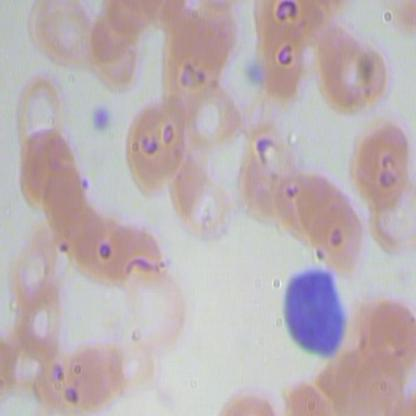
#> input picture Mini1_e1/data_mp1/BCCD/test/BloodImage_00038_jpg.rf.03231bab33fddc4fabbb488a9d458343.jpg, 416 x 416 px, given in place of 31.jpeg, which was not available
$ jupyter execute --allow-errors 'Entrega 2.ipynb'   (text cells are left out)
#> lines starting #> are read from the running program, lines starting #| are printed output that depends on the picture; pictures that were not available may be replaced by others from this repository, and a replacement may not be noted
### MP3/utils.py
import matplotlib.pyplot as plt
import numpy as np
import scipy.ndimage.morphology as morf
from skimage.color import rgb2gray,rgba2rgb,gray2rgb
from skimage.morphology import ball
from skimage.segmentation import watershed
import cv2

# [66 lines left out: function imposed_minima, not called in this run]

def converter(input_notebook_file):
    """This function automates the process of converting Jupyter Notebook files (.ipynb) to plain text files (.txt)
    by extracting only the code portions.

    Args:
        input_notebook_file (str, optional): A str with the name of the Jupyter Notebook file
        (including the file extension .ipynb) that you want to convert to plain text.
    """

    import nbformat as nbf
    import os
    import traceback

    if '.ipynb' not in input_notebook_file:
            input_notebook_file = input_notebook_file + '.ipynb'

    output_text_file = input_notebook_file.split('.')[0] + '.txt'

    try:
        ntbk = nbf.read(input_notebook_file, nbf.NO_CONVERT)
        new_ntbk = ntbk
        new_ntbk.cells = [cell for cell in ntbk.cells if cell.cell_type != "markdown"]
        nbf.write(new_ntbk, output_text_file, version=nbf.NO_CONVERT)
        lines = [cell['source'] + '\n\n\n' for cell in new_ntbk['cells']]
        with open(os.path.join('.', output_text_file), 'w', encoding='utf-8') as file:
            file.writelines(lines)
    except:
        traceback.print_exc()

# [51 lines left out: function converter_2, not called in this run]

### MP3/Entrega 2.ipynb
[cell 1]
class NN_classifier:
    # [44 lines left out: functions __init__, fit, predict, not called in this run]

[cell 2]
import matplotlib.pyplot as plt
import os
import cv2
from glob import glob
from skimage import io
from scipy.io import loadmat


filterbank = '' #Variable que contendrá los filtros para realizar los textones
image = '' #Variable que contendrá una imagen a color para probar las funciones

# YOUR CODE HERE
filterbank = loadmat('filterbank.mat')['filterbank']
#> (reads MP3/filterbank.mat from the repository)
filtro_1 = filterbank[:,:,0]
plt.imshow(filtro_1)
plt.axis('off')
plt.show()
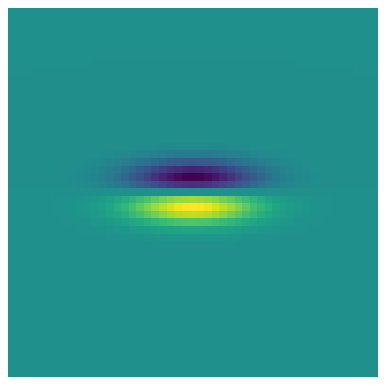
#> figure drawn by matplotlib, 1 panel

image = cv2.resize(io.imread(os.path.join('Dataset','Test','Gato','31.jpeg')), (300,300))
plt.imshow(image)
plt.axis('off')
plt.show()

[cell 3]
import numpy as np
assert not type(filterbank) == dict, f'su banco debería ser una matriz, no un diccionario, revise los elementos y busque el de interes'
print(f'la forma del banco de filtros es: {filterbank.shape}')
assert filterbank.shape == (49,49,18), f'su banco de filtros debería ser de tamaño (49,49,18), no {filterbank.shape}'

[cell 4]
from skimage.color import rgb2gray
from skimage.feature import match_template

def calculate_filter_response(img, filters):
    '''
    :param img: imagen a color de la cual se va a calcular la respuesta a los filtros
    :param filters: filtros que serán usados
    '''

    # se convierte la imagen a escala de grises
    img1 = img.copy()
    img1 = rgb2gray(img1)
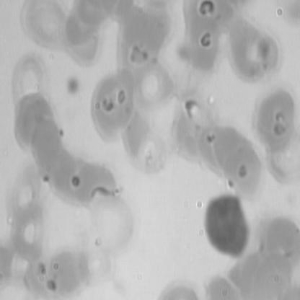
#> img1: shape (300, 300) float64; min 0.363, max 0.922, mean 0.702

    # se calcula la cantidad de filtros (19)
    num_filters = filters.shape[2]

    # se crea el vector de respuesta de dimensiones (W*H, N)
    flattened_response = np.empty((img1.shape[0]*img1.shape[1], num_filters))

    # por cada filtro se calcula la respuesta y se agrega al vector
    for i in range(num_filters):
        filter_response = match_template(img1, filters[:,:,i], pad_input=True)
        flattened_response[:, i] = filter_response.ravel()
#> this loop made 18 passes
#> pass 1, in calculate_filter_response, `filter_response = match_template(img1, filters[:,:,i], pad_input=True)`:
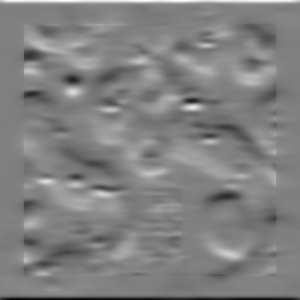
#> filter_response: shape (300, 300) float64; min -0.306, max 0.304, mean 0.00302; drawn with min black and max white
#> pass 2, in calculate_filter_response, `filter_response = match_template(img1, filters[:,:,i], pad_input=True)`:
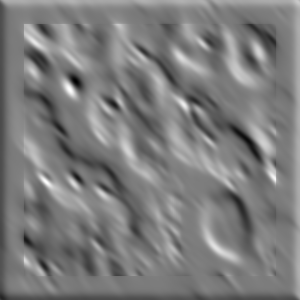
#> filter_response: shape (300, 300) float64; min -0.243, max 0.257, mean 0.00192; drawn with min black and max white
#> pass 3, in calculate_filter_response, `filter_response = match_template(img1, filters[:,:,i], pad_input=True)`:
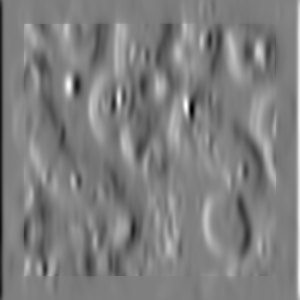
#> filter_response: shape (300, 300) float64; min -0.354, max 0.356, mean -0.000226; drawn with min black and max white

    return flattened_response

[cell 5]
pixel_response = calculate_filter_response(image,filterbank)
assert len(pixel_response.shape) == 2, f'la respuesta al filtro deberia tener 2 dimensiones, no {len(pixel_response.shape)}'
assert pixel_response.shape == (image.shape[0]*image.shape[1],18),f'la respuesta debería ser de tamaño {(image.shape[0]*image.shape[1],18)} no {pixel_response.shape}'

[cell 6]
from sklearn.cluster import KMeans

def calculate_texton_dictionary(pixels,n_textons):
    '''
    :param img:
    :param filters:
    '''
    # YOUR CODE HERE
    centroids = KMeans(n_clusters=n_textons, n_init=10).fit(pixels)
    return centroids # este debe el modelo KMeans

[cell 7]
texton_dictionary = calculate_texton_dictionary(pixel_response,10)
try:
    texton_dictionary.n_features_in_
except:
    assert False,f'Su modelo no fue entrenado'
assert texton_dictionary.n_features_in_ == 18,f'su modelo tiene un espacio de {texton_dictionary.n_features_in_} dimensiones, no 18 como debería'
assert len(texton_dictionary.labels_)==image.shape[0]*image.shape[1],f'su modelo tiene {len(texton_dictionary.labels_)} puntos, no {image.shape[0]*image.shape[1]}'
assert len(texton_dictionary.cluster_centers_)==10,f'su modelo KMeans fue entrenado con {len(texton_dictionary.cluster_centers_)} clusters, no 10'

[cell 8]
def calculate_texton_histogram(pixels,textons):
    '''
    :param pixels: Array de respuesta a los filtros de la imagen
    :param texton_dictionary: diccionario de textones(Modelo KMeans)
    '''
    # YOUR CODE HERE
    n_clusters = textons.cluster_centers_.shape[0]
    labels = textons.predict(pixels)
    #texton_histogram, _ = np.histogram(labels, bins=np.arange(n_clusters + 1), density=True)
    texton_histogram, _ = np.histogram(labels, bins=n_clusters)
#> texton_histogram = [4599, 23315, 7395, 4864, 7787, 6611, 6058, 12957, 9550, 6864]
    texton_histogram = texton_histogram / np.sum(texton_histogram)
#> texton_histogram = [0.0511, 0.259, 0.0822, 0.054, 0.0865, 0.0735, 0.0673, 0.144, 0.106, 0.0763]
    return texton_histogram

[cell 9]
demo_hist = calculate_texton_histogram(pixel_response,texton_dictionary)
#> demo_hist has the same summary as texton_histogram in calculate_texton_histogram
assert len(demo_hist)==10, f'el histograma debería tener 10 bins, uno por centroide, no {len(demo_hist)}'
assert np.isclose(np.sum(demo_hist),1,0.05), f'la suma del histogtama debería ser 1, no {np.sum(demo_hist)}'

[cell 10]
texton_dictionary = '' #Variable que tendrá el diccionario de textones a usar. Usen uno de 10 textones como en el ejemplo

#> (a cell that did not finish here is left out)

[cell 12]
def texture(images, labels, route, textons):
    '''
    :param images: Imágenes de la cuales se calculará el descriptor.
    :param labels: Etiquetas de las imágenes.
    :param route: Ruta donde serán guardados los descriptores junto con las etiquetas.
    :param textons: Diccionario de textones o ruta al archivo que lo contiene.
    :return features: Arreglo de etiquetas predichas con los descriptores de las imágenes (el mismo que se almacenará en route)
    '''
#> called with images = '', labels = '', route = '', textons = ''
    # YOUR CODE HERE
    features = []

    for image in images:
        # calcular descriptor (se usa textones)
        pixel_response = calculate_filter_response(image,filterbank)
        hist = calculate_texton_histogram(pixel_response,textons)
        #guardar descriptor en features
        features.append(hist)

    # guardar features y labels en route
    # se usa un diccionario para claridad
    data = {'descriptors': features, 'labels': labels}
    with open(route, 'wb') as f:
        np.save(f, data)

    return np.array(features)

[cell 13]
train_images = '' #vector de imagenes de entrenamiento
train_annots = '' #vector de anotaciones de entrenamiento
train_texture_route = '' #ruta donde quieren guardar sus descriptores y labels

# YOUR CODE HERE

def load_images(nombre_carpeta, nombre_clase, cantidad=10):
    np.random.seed(27)
    paths = np.random.choice(glob(os.path.join('Dataset', nombre_carpeta, nombre_clase,'*.jpeg')),size=cantidad,replace=False)
    imgs = np.array([cv2.resize(io.imread(path),(300,300)) for path in paths])
    return imgs

def load_images_global(nombre_carpeta, cantidad=10):
    # se obtienen 10 imagenes de train de cada clase
    imgs_gato = load_images(nombre_carpeta,'Gato', cantidad)
    imgs_perro = load_images(nombre_carpeta,'Perro', cantidad)
    imgs_elefante = load_images(nombre_carpeta,'Elefante', cantidad)
    imgs_oveja = load_images(nombre_carpeta,'Oveja', cantidad)
    imgs_caballo = load_images(nombre_carpeta,'Caballo', cantidad)

    # se obtiene el vector de imagenes de la carpeta
    images = np.concatenate((imgs_gato, imgs_perro, imgs_elefante, imgs_oveja, imgs_caballo))

    # se obtiene el vector de anotaciones de train
    dict_etiquetas = dict(zip(['gato','perro','elefante','oveja','caballo'],[1,2,3,4,5]))
    annots = [dict_etiquetas['gato']]*cantidad + [dict_etiquetas['perro']]*cantidad + [dict_etiquetas['elefante']]*cantidad + [dict_etiquetas['oveja']]*cantidad + [dict_etiquetas['caballo']]*cantidad

    return images, annots

#> (the rest of this cell did not finish here and is left out)

[cell 14]
import os
texture_desc = texture(train_images,train_annots,train_texture_route,texton_dictionary)
#> (the rest of this cell did not finish here and is left out)

[cell 15]
# Functions for color histograms

# [151 lines left out: functions CatColorHistogram, JointColorHistogram, not called in this run]

[cell 16]
from skimage.color import rgb2hsv, rgb2lab
from skimage import img_as_float

def color(images, labels, route, type, space_bins, color_space):
    '''
    :param images}: Lista con las imágenes (o rutas de las imágenes) a la cuales se les calculará el descriptor.
    :param labels: Lista con las etiquetas de las imágenes pasadas por parámetro.
    :param route: Ruta donde serán guardados los descriptores junto con las etiquetas.
    :param type: Parámetro que indica el tipo de histograma de color que se calculará, puede ser ``joint'' o ``concat''.
    :param space_bins: Número entero que indica el numero de bins que existirá por cada canal de color.
    :param color_space: Parámetro que indica el espacio de color que se usará, puede ser ``rgb'', ``hsv'', o ``lab''.

    :return features: Arreglo de etiquetas predichas con los descriptores de las imágenes (el mismo que se almacenará en route)
    '''
#> called with images = '', labels = '', route = 'train_color.npy', type = 'joint', space_bins = 5, color_space = 'rgb'
    # YOUR CODE HERE
    features = []

    for image in images:
        # se transforma al espacio de color
        if color_space == 'rgb':
            pass
        elif color_space == 'hsv':
            image = rgb2hsv(image)
        elif color_space == 'lab':
            image = rgb2lab(image)
        else:
            raise Exception('color_space no válido')
        # se calcula el histograma
        if type == 'joint':
            hist = JointColorHistogram(image, space_bins).flatten()
        elif type == 'concat':
            hist = CatColorHistogram(image, space_bins)
        else:
            raise Exception('type no válido')
        #print(hist.shape)
        # se agrega el histograma a features
        features.append(hist)

    # guardar features y labels en route
    # se usa un diccionario para claridad
    data = {'descriptors': features, 'labels': labels}
    with open(route, 'wb') as f:
        np.save(f, data)

    return np.array(features)

[cell 17]
train_color_route = ''
# YOUR CODE HERE
train_color_route = os.path.join('train_color.npy')

[cell 18]
import os
color_desc = color(train_images,train_annots,train_color_route,"joint",5,"rgb")
#> (the rest of this cell did not finish here and is left out)

[cell 19]
from skimage.feature import hog

def shape(images, labels, route, param1 = 3, param2 = 3):
    '''
    :param images: Imágenes de la cuales se calculará el descriptor.
    :param labels: Etiquetas de las imágenes.
    :param route: Ruta donde serán guardados los descriptores junto con las etiquetas.
    :param param1: Parámetro 1 que variarán para calcular HOG. Debe ser por defecto un valor por las pruebas
    :param param2: Parámetro 2 que variarán para calcular HOG.Debe ser por defecto un valor por las pruebas

    :return features: Arreglo de etiquetas predichas con los descriptores de las imágenes (el mismo que se almacenará en route)
    '''
#> called with images = '', labels = '', route = 'train_shape.npy', param1 = 3, param2 = 3
    # YOUR CODE HERE
    features = []

    # param1 es orientaciones
    # param2 es pixeles por celda (siempre es cuadrada)

    for image in images:
        # se calcula el histograma
        hist = hog(image, orientations=param1, pixels_per_cell=(param2,param2), channel_axis=2)
        # se agrega el histograma a features
        features.append(hist)

    data = {'descriptors': features, 'labels': labels}
    with open(route, 'wb') as f:
        np.save(f, data)

    return np.array(features)

[cell 20]
train_shape_route = ''
# YOUR CODE HERE
train_shape_route = os.path.join('train_shape.npy')

[cell 21]
import os
shape_desc = shape(train_images,train_annots,train_shape_route)
#> (the rest of this cell did not finish here and is left out)

[cell 22]
# [14 lines left out: function get_pixel_responses, not called in this run]

# se obtienen sets de 250 imagenes de train
#> (the rest of this cell did not finish here and is left out)


# se calcula la respuesta global
pixel_responses_route = os.path.join('pixel_responses.npy')
pixel_responses = get_pixel_responses(train_images, pixel_responses_route)

[cell 23]
from sklearn.metrics import f1_score, precision_score, recall_score

f1_manual = lambda p, c: 2*p*c/(p+c)

# [7 lines left out: function metricas, not called in this run]


# 5. EXPERIMENTACIÓN

# VALIDACIÓN:

# se obtienen sets de 250 imagenes de valid
#> (the rest of this cell did not finish here and is left out)


# 5.1. TEXTURA:

# [46 lines left out: functions texture_exp, experimento_texture, not called in this run]


# EXP 1:
experimento_texture(valid_images, valid_annots, 3, 1, 'valid', '3 textones')

# EXP 2:
experimento_texture(valid_images, valid_annots, 7, 2, 'valid', '7 textones')

# EXP 3:
experimento_texture(valid_images, valid_annots, 13, 3, 'valid', '13 textones')

# EXP 4:
experimento_texture(valid_images, valid_annots, 17, 4, 'valid', '17 textones')

[cell 24]
# 5.2 COLOR

# [17 lines left out: function experimento_color, not called in this run]


# EXP 1:
#> (the rest of this cell did not finish here and is left out)

[cell 25]
# 5.3 FORMA

# [19 lines left out: function experimento_shape, not called in this run]

valor1, valor2 = 14, 4

# EXP 1:
#> (the rest of this cell did not finish here and is left out)

[cell 26]
# TEST

print('Se elige el mejor modelo encontrado durante nuestra experimentación y se hace prueba con el dataset de test')

#> (the rest of this cell did not finish here and is left out)


annots, preds = experimento_shape(test_images,test_annots,valor1,valor2,1,'valid',f'orientaciones={valor1},pixeles_por_celda={valor2}', ret=True)

test_images_false = test_images[annots!=preds]

#> (a cell that did not finish here is left out)

[cell 28]
from utils import *

converter("Entrega 2")
#> (the call stopped at in converter, `ntbk = nbf.read(input_notebook_file, nbf.NO_CONVERT)`: nbformat is not available in this run)
